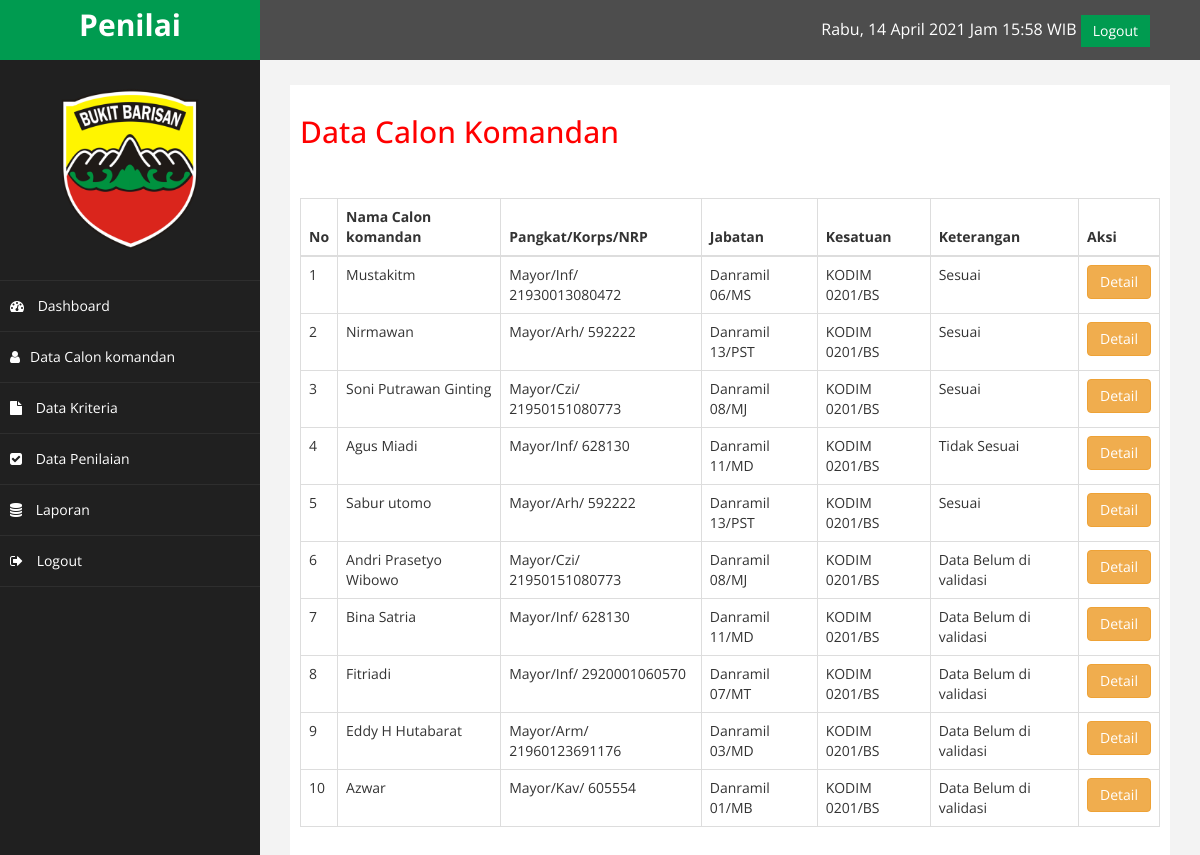
Page /admin/index.php?halaman=calonKomandan (signed in) on the committed database.
### tables this page shows
CREATE TABLE `calon_komandan` (
  `id_calon_komandan` int(11) NOT NULL,
  `nama` varchar(30) NOT NULL,
  `email` varchar(50) NOT NULL,
  `password` varchar(35) NOT NULL,
  `pangkat` varchar(35) NOT NULL,
  `jabatan` varchar(35) NOT NULL,
  `kesatuan` varchar(35) NOT NULL,
  `no_hp` varchar(12) NOT NULL,
  `alamat` text NOT NULL,
  `blangko` varchar(255) NOT NULL,
  `keterangan` varchar(30) NOT NULL,
  `hasil` double NOT NULL
);

### admin/calonKomandan.php (the view)
<h2> Data Calon Komandan</h2>
<br>
<br>
<table class="table table-bordered">
    <thead>
        <tr>
            <th>No</th>
            <th>Nama Calon komandan</th>
            <th>Pangkat/Korps/NRP</th>
            <th>Jabatan</th>
            <th>Kesatuan</th>
            <th>Keterangan</th>
            <th>Aksi</th>
        </tr>
    </thead>
    <tbody>
        <?php $nomor = 1; ?>
        <?php $ambil = $koneksi->query("SELECT * FROM calon_komandan"); ?>
        <?php while ($pecah = $ambil->fetch_assoc()) { ?>
            <tr>
                <td><?php echo $nomor; ?></td>
                <td><?php echo $pecah['nama']; ?></td>
                <td><?php echo $pecah['pangkat']; ?></td>
                <td><?php echo $pecah['jabatan']; ?></td>
                <td><?php echo $pecah['kesatuan']; ?></td>
                <td> <?php if ($pecah['keterangan']==NULL ): ?>
                Data Belum di validasi
                    <?php endif ?>
                <?php echo $pecah['keterangan']; ?></td>
                <td>
                    <a href="index.php?halaman=calonKomandanDetail&id=<?php echo $pecah['id_calon_komandan']; ?>" class="btn-warning btn">Detail</a>
                </td>
            </tr>
            <?php $nomor++; ?>
        <?php } ?>
    </tbody>
</table>

### admin/assets/css/custom.css (style rules this page uses)
body { font-family: 'Open Sans', sans-serif; }
h2 { color: #f00; }

### rows in the picture
calon_komandan: nama "Mustakitm", pangkat "Mayor/Inf/ 21930013080472", jabatan "Danramil 06/MS", kesatuan "KODIM 0201/BS", keterangan "Sesuai"
calon_komandan: nama "Nirmawan", pangkat "Mayor/Arh/ 592222", jabatan "Danramil 13/PST", kesatuan "KODIM 0201/BS", keterangan "Sesuai"
calon_komandan: nama "Soni Putrawan Ginting", pangkat "Mayor/Czi/ 21950151080773", jabatan "Danramil 08/MJ", kesatuan "KODIM 0201/BS", keterangan "Sesuai"
calon_komandan: nama "Agus Miadi", pangkat "Mayor/Inf/ 628130", jabatan "Danramil 11/MD", kesatuan "KODIM 0201/BS", keterangan "Tidak Sesuai"
calon_komandan: nama "Sabur utomo", pangkat "Mayor/Arh/ 592222", jabatan "Danramil 13/PST", kesatuan "KODIM 0201/BS", keterangan "Sesuai"
calon_komandan: nama "Andri Prasetyo Wibowo", pangkat "Mayor/Czi/ 21950151080773", jabatan "Danramil 08/MJ", kesatuan "KODIM 0201/BS", keterangan "Data Belum di validasi"
calon_komandan: nama "Bina Satria", pangkat "Mayor/Inf/ 628130", jabatan "Danramil 11/MD", kesatuan "KODIM 0201/BS", keterangan "Data Belum di validasi"
calon_komandan: nama "Fitriadi", pangkat "Mayor/Inf/ 2920001060570", jabatan "Danramil 07/MT", kesatuan "KODIM 0201/BS", keterangan "Data Belum di validasi"
calon_komandan: nama "Eddy H Hutabarat", pangkat "Mayor/Arm/ 21960123691176", jabatan "Danramil 03/MD", kesatuan "KODIM 0201/BS", keterangan "Data Belum di validasi"
calon_komandan: nama "Azwar", pangkat "Mayor/Kav/ 605554", jabatan "Danramil 01/MB", kesatuan "KODIM 0201/BS", keterangan "Data Belum di validasi"
